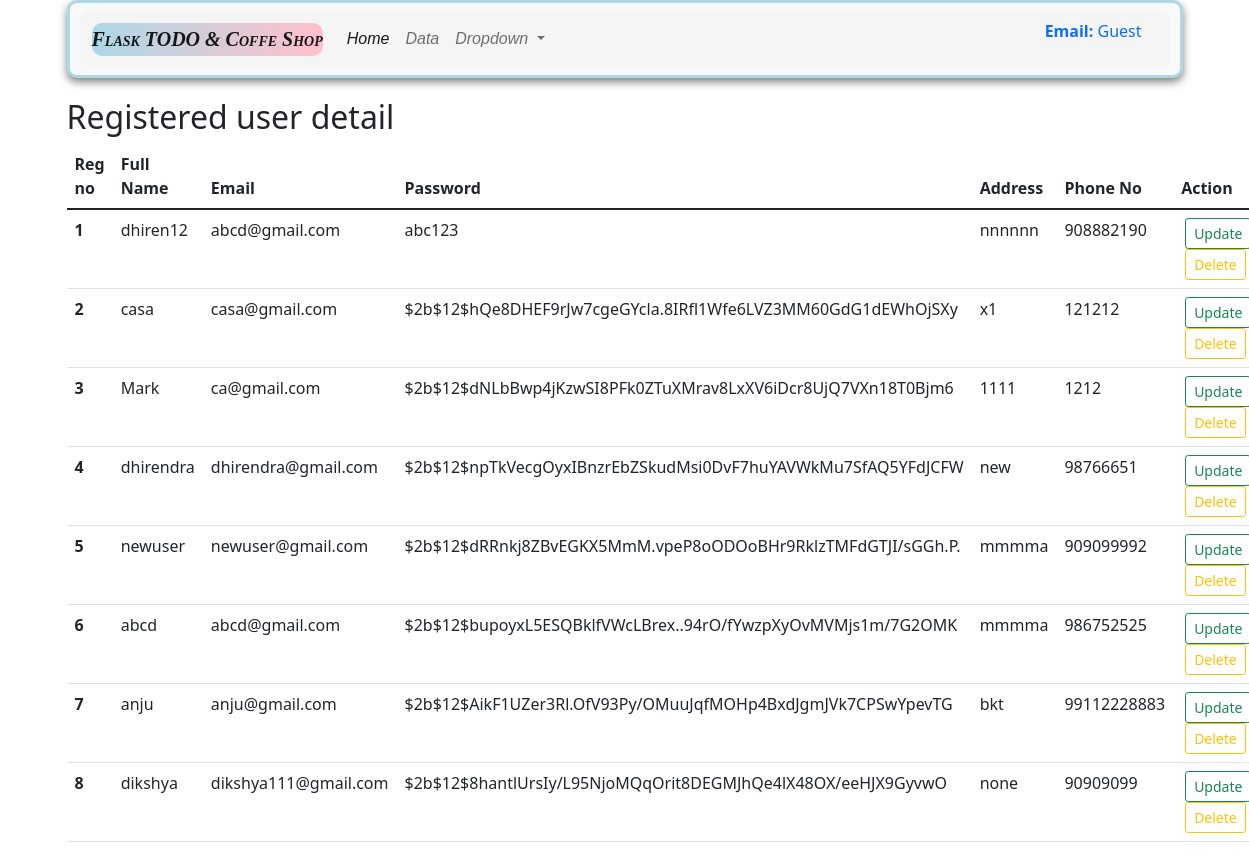
Before: /userdata with the older database file.
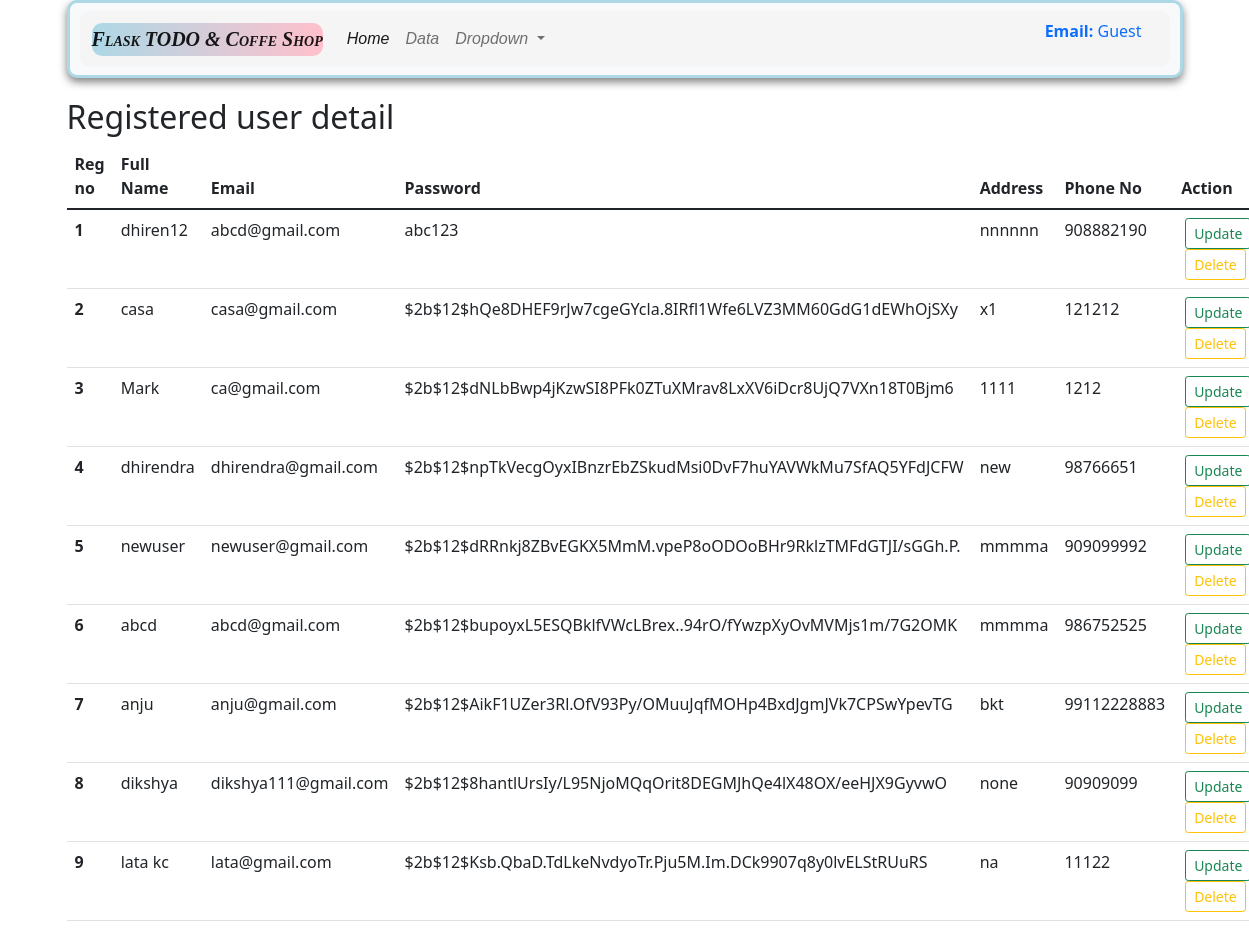
After: the same page with the newer database file.
### app.py (models this page shows, shortened)
class Register_user(db.Model):
    __tablename__ = 'Register_user'
    reg_no = db.Column(db.Integer, primary_key=True)
    fullname = db.Column(db.String(100), nullable = False)
    email = db.Column(db.String(100), nullable = False)
    password = db.Column(db.String(100), nullable = False)
    address = db.Column(db.String(400), nullable = False)
    phone = db.Column(db.String(100), nullable = False)

### app.py (the view)
@app.route('/userdata', methods =['GET', 'POST'])
def user_data():
    allreg = Register_user.query.all()
    return render_template('userdata.html',allreg =allreg )

### templates/userdata.html (shortened to what this page needs)
{% extends "base.html" %}
{% block body %}
<div class ="container my-3" >
    <h2> Registered user detail</h2>
    {% if allreg|length==0 %}
    <div class="alert alert-secondary" role="alert">
        No data found! Please add your data.
        </div>
        {% else %}
        <table class="table">
            <thead>
            <tr>
                <th scope="col">Reg no</th>
                <th scope="col">Full Name</th>
                <th scope="col">Email</th>
                <th scope="col">Password</th>
                <th scope="col">Address</th>
                <th scope="col">Phone No</th>
                <th scope="col">Action</th>
            </tr>
            </thead>
            <tbody>
            {% for register_user in allreg %}
            <tr>
            <th scope="row">{{loop.index}}</th>
            <td>{{register_user.fullname}}</td>
            <td>{{register_user.email}}</td>
            <td>{{register_user.password}}</td>
            <td>{{register_user.address}}</td>
            <td>{{register_user.phone}}</td>
            <td>
                <a href="/updateuser/{{register_user.reg_no}}" type="button" class="btn btn-outline-success btn-sm mx-1">Update</button>
                <a href="/delete_userdata/{{register_user.reg_no}}" type="button" class="btn btn-outline-warning btn-sm mx-1">Delete</button>
            </td>
        </tr>
        {% endfor %}
    </tbody>
</table>
            {% endif %}
</div>
{% endblock body %}

Changed rows visible on the page:
added Register_user: fullname "lata kc", email "lata@gmail.com", password "$2b$12$Ksb.QbaD.TdLkeNvdyoTr.Pju5M.Im.DCk9907q8y0lvELStRUuRS", address "na", phone "11122"
